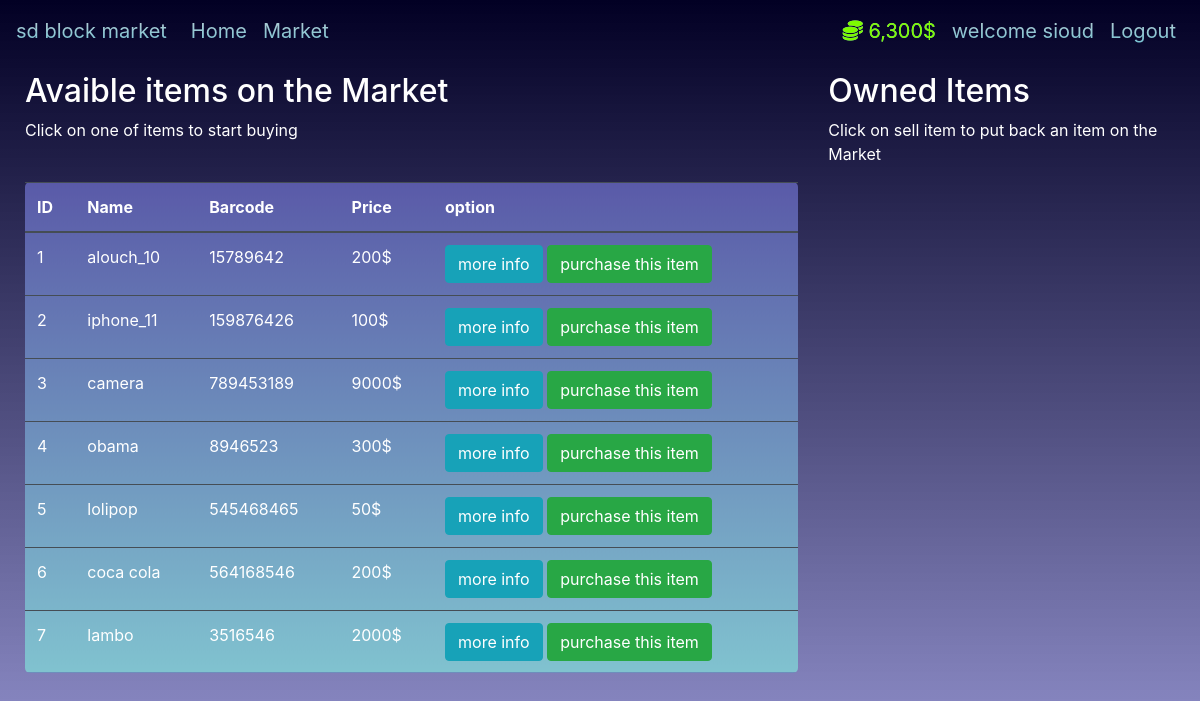
Screenshot of /market (signed in) with the database file from the repository.
### market/models.py (models this page shows, shortened)
class User(db.Model, UserMixin):
        id = db.Column(db.Integer(), primary_key=True)
        username = db.Column(db.String(length=30), unique=True, nullable=False)
        email_address = db.Column(db.String(60), nullable=False, unique=True)
        password_hash = db.Column(db.String(length=60), nullable=False)
        budget = db.Column(db.Integer(), nullable=False, default=1000)
        items = db.relationship('Item', backref='owned_user', lazy=True)
        @property
        def prettier_budget(self):
                if len(str(self.budget)) >= 4:
                        return  f'{str(self.budget)[:-3]},{str(self.budget)[-3:]}$'
                else:
                        return f'{self.budget}$'
        @property
        def password(self):
                return self.password

class Item(db.Model):
        id = db.Column(db.Integer(), primary_key=True)
        name = db.Column(db.String(length=30), nullable=False, unique=True)
        price = db.Column(db.Integer(), nullable=False)
        barcode = db.Column(db.String(length=12), nullable=False, unique=True)
        description = db.Column(db.String(length=1024), nullable=False, unique=True)
        owner = db.Column(db.Integer(), db.ForeignKey('user.id'))

### market/routes.py (the view, shortened to what this page needs)
@app.route('/market', methods=['GET','POST'])
@login_required
def market_page():
        purchase_form = PurchaseItemForm()
        selling_form = SellItemForm()
        if request.method == 'GET':
                items = Item.query.filter_by(owner=None)
                owned_items = Item.query.filter_by(owner=current_user.id)
                return render_template('market.html', items=items , purchase_form=purchase_form, owned_items=owned_items, selling_form=selling_form)

### market/models.py (called while the page is built)
@login_manager.user_loader
def load_user(user_id):
        return User.query.get(int(user_id))

### market/templates/market.html (shortened to what this page needs)
{% extends 'base.html' %}
{% block content %}
<div class="row" style="margin-top:10px; margin-left:10px">
   <div class="col-8">
      <h2>Avaible items on the Market</h2>
      <p>Click on one of items to start buying</p>
      <br>
      <table class="table table-hover table-dark" style="border-radius: 5px;background: rgb(2,0,36);
background: linear-gradient(180deg, rgba(2,0,36,0.40379901960784315) 0%, rgba(90,90,168,1) 0%, rgba(128,194,207,1) 100%);">
         <thead>
            <tr>
               <th scope="col">ID</th>
               <th scope="col">Name</th>
               <th scope="col">Barcode</th>
               <th scope="col">Price</th>
               <th scope="col">option</th>
            </tr>
         </thead>
         <tbody>
            {% for item in items %}
            <tr>
               <td>{{ item.id }}</td>
               <td>{{ item.name}}</td>
               <td>{{ item.barcode }}</td>
               <td>{{ item.price }}$</td>
               <td>
                  <button class="btn btn-outline btn-info" data-toggle="modal" data-target="#Modal-MoreInfo-{{ item.id }}">more info</button>
                  <button class="btn btn-outline btn-success" data-toggle="modal" data-target="#Modal-Purchase-Confirm-{{ item.id }}">
                      purchase this item
		  </button>
               </td>
            </tr>
            {% endfor %}
         </tbody>
      </table>
   </div>
   <div class="col-4">
      <h2>Owned Items </h2>
      <p>Click on sell item to put back an item on the Market</p>
      <br>
   </div>
</div>
{% endblock %}

### market/templates/base.html (shortened to what this page needs)
<!doctype html>
<html lang="en">
   <head>
      <link rel="stylesheet" href="https://cdn.jsdelivr.net/npm/bootstrap@4.5.3/dist/css/bootstrap.min.css">
   </head>
   <body>
    <nav class="navbar navbar-expand-md navbar-dark" styel=" background: rgb(2,0,36);
background: linear-gradient(4deg, rgba(2,0,36,1) 46%, rgba(44,43,105,0.6586834562926733) 100%); ">
      <a class="navbar-brand" herf="#">sd block market</a>
      <div class="collapse navbar-collapse" id="navbarNav">
        <ul class="navbar-nav mr-auto">
          <li class="nav-item active">
            <a class="nav-link" href="{{ url_for('home_page')}}">Home <span class="sr-only">(current)</span></a>
          </li>
          <li class="nav-item">
            <a class="nav-link" href="{{ url_for('market_page')}}">Market</a>
          </li>
        </ul>
	  {% if current_user.is_authenticated  %}
            <ul class="navbar-nav">
              <li class="nav-item">
                <a id="coins-color" class="nav-link" >
                <i class="fas fa-coins">
                </i>
		{{current_user.prettier_budget }}
	        </a>
              </li>
              <li class="nav-item">
                <a class="nav-link">welcome {{ current_user.username }}</a>
              </li>
              <li class="nav-item">
                <a class="nav-link" href="{{ url_for('logout_page') }}">Logout</a>
              </li>
           </ul>
	  {% endif %}
      </div>
    </nav>
      {% block content %}
      {% endblock %}
   </body>
<br>
<br>
<br>
<br>
</html>

### market/templates/base.html (style rules this page uses)
body { background: rgb(2,0,36); background: linear-gradient(180deg, rgba(2,0,36,1) 0%, rgba(93,92,184,0.6586834562926733) 100%); color: white }
a { font-size: 20px; background: -webkit-linear-gradient(#d0d0d4, #5dbfd2); -webkit-background-clip: text; -webkit-text-fill-color: transparent; }
#coins-color { -webkit-text-fill-color: lawngreen; font-weigth: bold }

### rows the page displays
User: prettier_budget "6,300$", username "sioud"
Item: id "1", name "alouch_10", barcode "15789642", price "200"
Item: id "2", name "iphone_11", barcode "159876426", price "100"
Item: id "3", name "camera", barcode "789453189", price "9000"
Item: id "4", name "obama", barcode "8946523", price "300"
Item: id "5", name "lolipop", barcode "545468465", price "50"
Item: id "6", name "coca cola", barcode "564168546", price "200"
Item: id "7", name "lambo", barcode "3516546", price "2000"
